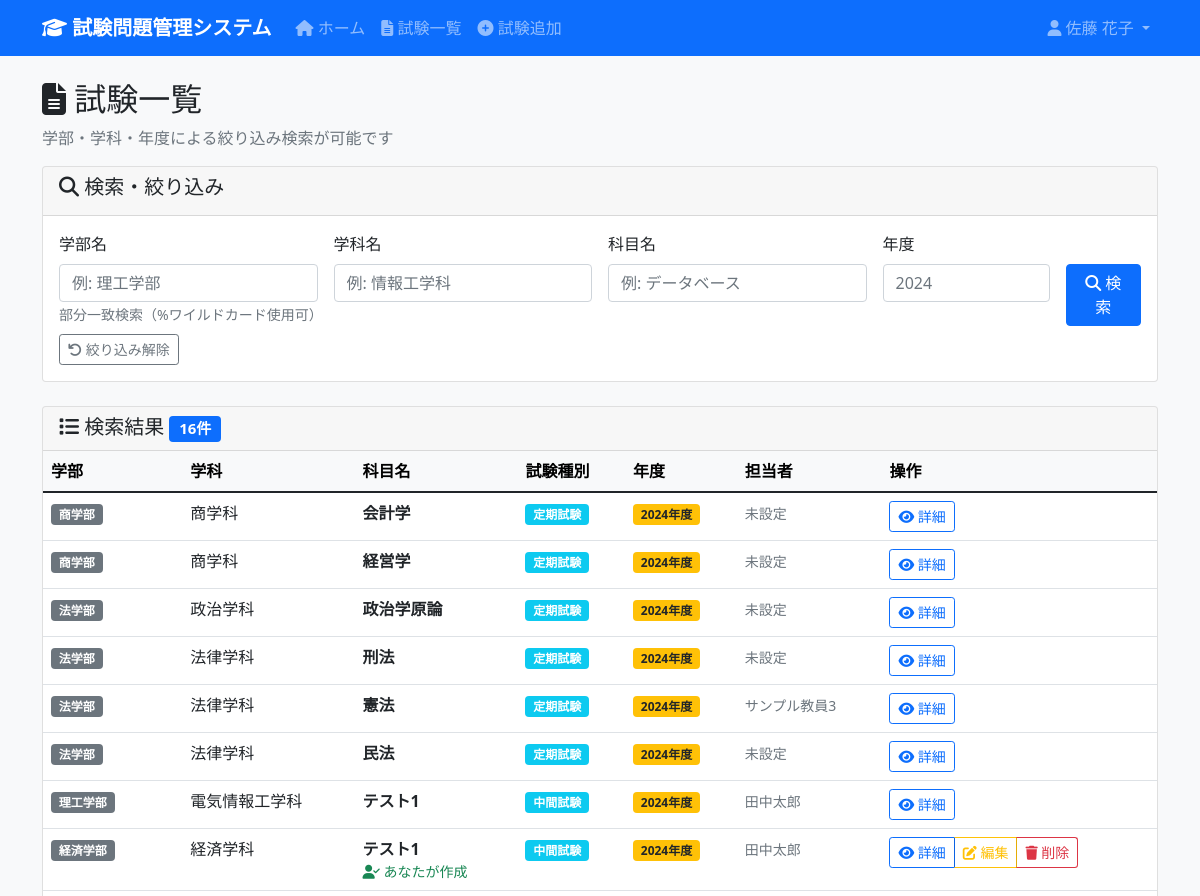
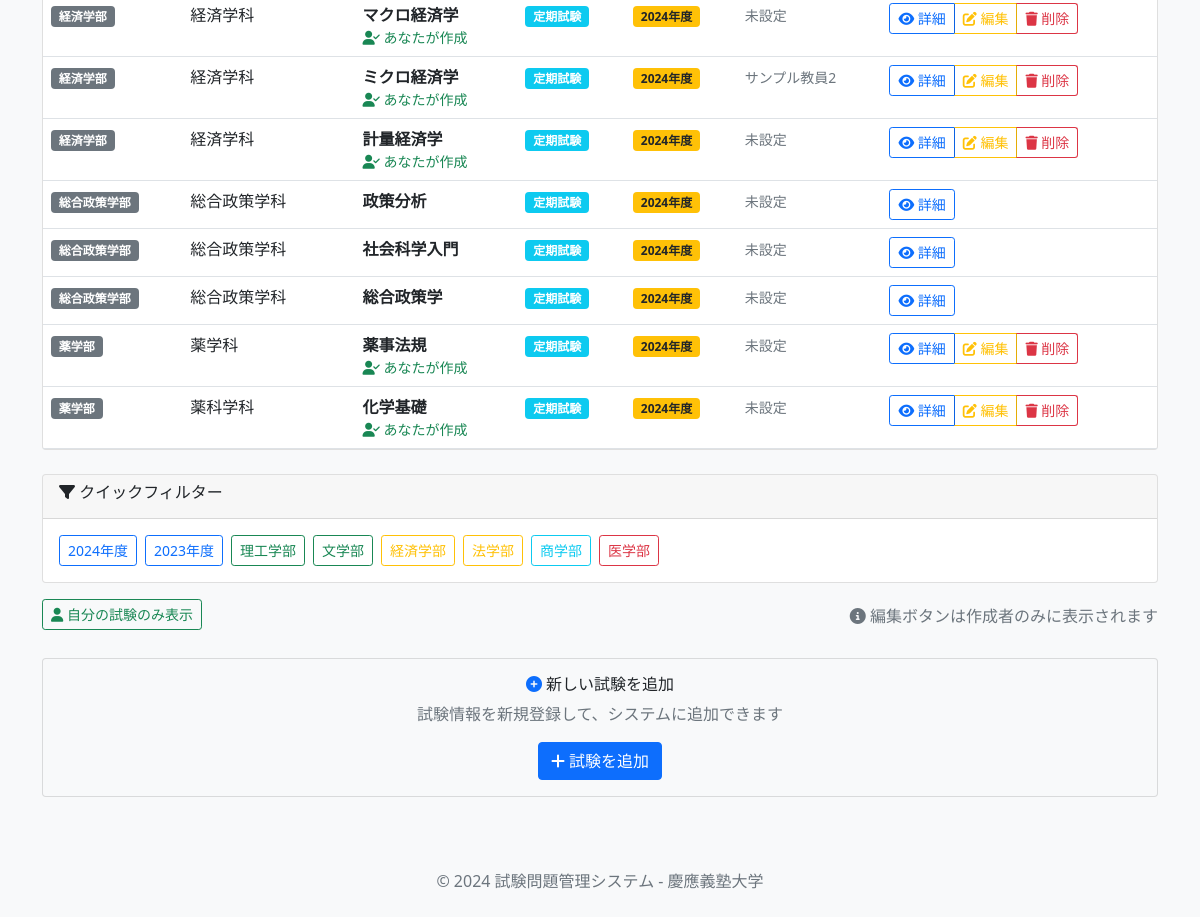
Page /exams (signed in) on the committed database (2 pictures, top to bottom).
### tables this page shows
CREATE TABLE Exams (
                exam_id INTEGER PRIMARY KEY AUTOINCREMENT,
                subject_id INTEGER NOT NULL,
                exam_type_id INTEGER NOT NULL,
                exam_year INTEGER NOT NULL,
                instructions TEXT,
                created_by INTEGER,
                created_at DATETIME DEFAULT CURRENT_TIMESTAMP,
                updated_at DATETIME DEFAULT CURRENT_TIMESTAMP,
                FOREIGN KEY (subject_id) REFERENCES Subjects(subject_id),
                FOREIGN KEY (exam_type_id) REFERENCES ExamTypes(exam_type_id),
                FOREIGN KEY (created_by) REFERENCES Users(user_id) ON DELETE SET NULL,
                UNIQUE(subject_id, exam_type_id, exam_year)
            );

### app.py (the view)
@app.route('/exams')
@login_required
def exams() -> str:
    cur = get_db().cursor()
    exam_list = cur.execute('''
        SELECT
            e.exam_id,
            f.faculty_name,
            d.department_name,
            s.subject_name,
            et.exam_type_name,
            e.exam_year,
            GROUP_CONCAT(p.professor_name, ', ') AS professors,
            e.created_by
        FROM Exams e
        JOIN Subjects s ON e.subject_id = s.subject_id
        JOIN Departments d ON s.department_id = d.department_id
        JOIN Faculties f ON d.faculty_id = f.faculty_id
        JOIN ExamTypes et ON e.exam_type_id = et.exam_type_id
        LEFT JOIN ExamProfessors ep ON e.exam_id = ep.exam_id
        LEFT JOIN Professors p ON ep.professor_id = p.professor_id
        GROUP BY e.exam_id, f.faculty_name, d.department_name, s.subject_name, et.exam_type_name, e.exam_year, e.created_by
        ORDER BY e.exam_year DESC, f.faculty_name, d.department_name, s.subject_name
    ''').fetchall()
    return render_template('exams/list.html', exam_list=exam_list)

### app.py (called while the page is built)
def get_db() -> sqlite3.Connection:
    db = getattr(g, '_database', None)
    if db is None:
        db = g._database = sqlite3.connect(DATABASE)
        db.execute('PRAGMA foreign_keys = ON')
        db.row_factory = sqlite3.Row
    return db

@app.teardown_appcontext
def close_connection(exception: Optional[BaseException]) -> None:
    db = getattr(g, '_database', None)
    if db is not None:
        db.close()

def login_required(f):
    @wraps(f)
    def decorated_function(*args, **kwargs):
        if 'user_id' not in session:
            return redirect(url_for('login'))
        return f(*args, **kwargs)
    return decorated_function

### templates/exams/list.html (shortened to what this page needs)
{% extends "base.html" %}
{% block content %}
<div class="row">
    <div class="col-12">
        <h2>
            <i class="fas fa-file-alt"></i> 試験一覧
        </h2>
        <p class="text-muted">学部・学科・年度による絞り込み検索が可能です</p>
    </div>
</div>
<div class="row mb-4">
    <div class="col-12">
        <div class="card">
            <div class="card-header">
                <h5><i class="fas fa-search"></i> 検索・絞り込み</h5>
            </div>
            <div class="card-body">
                <form method="POST" action="{{ url_for('exams_filtered') }}">
                    <div class="row g-3">
                        <div class="col-md-3">
                            <label for="faculty_filter" class="form-label">学部名</label>
                            <input type="text" class="form-control" id="faculty_filter" name="faculty_filter"
                                   value="{{ faculty_filter or '' }}" placeholder="例: 理工学部">
                            <small class="form-text text-muted">部分一致検索（%ワイルドカード使用可）</small>
                        </div>
                        <div class="col-md-3">
                            <label for="department_filter" class="form-label">学科名</label>
                            <input type="text" class="form-control" id="department_filter" name="department_filter"
                                   value="{{ department_filter or '' }}" placeholder="例: 情報工学科">
                        </div>
                        <div class="col-md-3">
                            <label for="subject_filter" class="form-label">科目名</label>
                            <input type="text" class="form-control" id="subject_filter" name="subject_filter"
                                   value="{{ subject_filter or '' }}" placeholder="例: データベース">
                        </div>
                        <div class="col-md-2">
                            <label for="year_filter" class="form-label">年度</label>
                            <input type="number" class="form-control" id="year_filter" name="year_filter"
                                   value="{{ year_filter or '' }}" min="2020" max="2030" placeholder="2024">
                        </div>
                        <div class="col-md-1">
                            <label class="form-label">&nbsp;</label>
                            <button type="submit" class="btn btn-primary w-100 d-block">
                                <i class="fas fa-search"></i>
                                <span class="d-none d-lg-inline"> 検索</span>
                            </button>
                        </div>
                    </div>
                    <div class="row mt-2">
                        <div class="col-12">
                            <a href="{{ url_for('exams') }}" class="btn btn-outline-secondary btn-sm me-2">
                                <i class="fas fa-undo"></i> 絞り込み解除
                            </a>
                        </div>
                    </div>
                </form>
            </div>
        </div>
    </div>
</div>
<div class="row">
    <div class="col-12">
        {% if exam_list %}
            <div class="card">
                <div class="card-header d-flex justify-content-between align-items-center">
                    <h5 class="mb-0">
                        <i class="fas fa-list"></i> 検索結果
                        <span class="badge bg-primary">{{ exam_list|length }}件</span>
                    </h5>
                </div>
                <div class="card-body p-0">
                    <div class="table-responsive">
                        <table class="table table-hover mb-0">
                            <thead class="table-light">
                                <tr>
                                    <th>学部</th>
                                    <th>学科</th>
                                    <th>科目名</th>
                                    <th>試験種別</th>
                                    <th>年度</th>
                                    <th>担当者</th>
                                    <th>操作</th>
                                </tr>
                            </thead>
                            <tbody>
                                {% for exam in exam_list %}
                                <tr data-created-by="{{ exam[7] if exam[7] else '' }}">
                                    <td>
                                        <span class="badge bg-secondary">{{ exam[1] }}</span>
                                    </td>
                                    <td>{{ exam[2] }}</td>
                                    <td>
                                        <strong>{{ exam[3] }}</strong>
                                        {% if session.user_id and exam[7] == session.user_id %}
                                            <small class="text-success d-block my-creation-mark">
                                                <i class="fas fa-user-check"></i> あなたが作成
                                            </small>
                                        {% endif %}
                                    </td>
                                    <td>
                                        <span class="badge bg-info">{{ exam[4] }}</span>
                                    </td>
                                    <td>
                                        <span class="badge bg-warning text-dark">{{ exam[5] }}年度</span>
                                    </td>
                                    <td>
                                        {% if exam[6] %}
                                            <small class="text-muted">{{ exam[6] }}</small>
                                        {% else %}
                                            <small class="text-muted">未設定</small>
                                        {% endif %}
                                    </td>
                                    <td>
                                        <div class="btn-group" role="group">
                                            <a href="{{ url_for('exam_detail', exam_id=exam[0]) }}"
                                               class="btn btn-sm btn-outline-primary">
                                                <i class="fas fa-eye"></i> 詳細
                                            </a>
                                            {% if session.user_id and exam[7] == session.user_id %}
                                                <a href="{{ url_for('exam_edit', exam_id=exam[0]) }}"
                                                   class="btn btn-sm btn-outline-warning"
                                                   title="あなたが作成した試験です">
                                                    <i class="fas fa-edit"></i> 編集
                                                </a>
                                                <button type="button"
                                                        class="btn btn-sm btn-outline-danger exam-delete-btn"
                                                        data-exam-id="{{ exam[0] }}"
                                                        data-subject-name="{{ exam[3] }}"
                                                        data-exam-type="{{ exam[4] }}"
                                                        data-exam-year="{{ exam[5] }}"
                                                        data-faculty="{{ exam[1] }}"
                                                        data-department="{{ exam[2] }}"
                                                        data-professor="{{ exam[6] or '' }}"
                                                        title="試験を削除"
                                                        onclick="openDeleteModal(this)">
                                                    <i class="fas fa-trash"></i> 削除
                                                </button>
                                            {% endif %}
                                        </div>
                                    </td>
                                </tr>
                                {% endfor %}
                            </tbody>
                        </table>
                    </div>
                </div>
            </div>
        {% endif %}
    </div>
</div>
{% if exam_list %}
<div class="row mt-4">
    <div class="col-12">
        <div class="card">
            <div class="card-header">
                <h6><i class="fas fa-filter"></i> クイックフィルター</h6>
            </div>
            <div class="card-body">
                <div class="d-none d-md-flex flex-wrap gap-2">
                    <button type="button" class="btn btn-outline-primary btn-sm" onclick="filterByYear(2024)">2024年度</button>
                    <button type="button" class="btn btn-outline-primary btn-sm" onclick="filterByYear(2023)">2023年度</button>
                    <button type="button" class="btn btn-outline-success btn-sm" onclick="filterByFaculty('理工学部')">理工学部</button>
                    <button type="button" class="btn btn-outline-success btn-sm" onclick="filterByFaculty('文学部')">文学部</button>
                    <button type="button" class="btn btn-outline-warning btn-sm" onclick="filterByFaculty('経済学部')">経済学部</button>
                    <button type="button" class="btn btn-outline-warning btn-sm" onclick="filterByFaculty('法学部')">法学部</button>
                    <button type="button" class="btn btn-outline-info btn-sm" onclick="filterByFaculty('商学部')">商学部</button>
                    <button type="button" class="btn btn-outline-danger btn-sm" onclick="filterByFaculty('医学部')">医学部</button>
                </div>
            </div>
        </div>
    </div>
</div>
{% endif %}
<div class="row mt-3">
    <div class="col-12">
        <div class="d-flex justify-content-between align-items-center">
            <div>
                <button type="button" class="btn btn-outline-success btn-sm" onclick="toggleMyExams()">
                    <i class="fas fa-user"></i> 自分の試験のみ表示
                </button>
            </div>
            <div>
                <span class="text-muted">
                    <i class="fas fa-info-circle"></i>
                    編集ボタンは作成者のみに表示されます
                </span>
            </div>
        </div>
    </div>
</div>
<div class="row mt-4">
    <div class="col-12">
        <div class="card bg-light">
            <div class="card-body text-center">
                <h6><i class="fas fa-plus-circle text-primary"></i> 新しい試験を追加</h6>
                <p class="text-muted mb-3">試験情報を新規登録して、システムに追加できます</p>
                <a href="{{ url_for('exam_add') }}" class="btn btn-primary">
                    <i class="fas fa-plus"></i> 試験を追加
                </a>
            </div>
        </div>
    </div>
</div>
{% endblock %}

### templates/base.html (style rules this page uses)
body { background-color: #f8f9fa; }

### templates/exams/list.html (style rules this page uses)
.form-label { font-weight: 500; margin-bottom: 0.5rem; }
.card-body form { margin-bottom: 0; }
.btn-group-vertical .btn, .d-flex .btn { margin-bottom: 0.25rem; }
.my-creation-mark { font-weight: 500; }
.btn-group .btn { margin-left: 0; }
.btn-group .btn:not(:first-child) { border-left: 1px solid rgba(0,0,0,0.1); }

### rows in the picture
Exams: exam "商学部", exam "商学科", exam "会計学", exam "定期試験", exam_year "2024", shows "未設定"
Exams: exam "商学部", exam "商学科", exam "経営学", exam "定期試験", exam_year "2024", shows "未設定"
Exams: exam "法学部", exam "政治学科", exam "政治学原論", exam "定期試験", exam_year "2024", shows "未設定"
Exams: exam "法学部", exam "法律学科", exam "刑法", exam "定期試験", exam_year "2024", shows "未設定"
Exams: exam "法学部", exam "法律学科", exam "憲法", exam "定期試験", exam_year "2024", exam "サンプル教員3"
Exams: exam "法学部", exam "法律学科", exam "民法", exam "定期試験", exam_year "2024", shows "未設定"
Exams: exam "理工学部", exam "電気情報工学科", exam "テスト1", exam "中間試験", exam_year "2024", exam "田中太郎"
Exams: exam "経済学部", exam "経済学科", exam "テスト1", shows "あなたが作成", exam "中間試験", exam_year "2024", exam "田中太郎"
Exams: exam "経済学部", exam "経済学科", exam "マクロ経済学", shows "あなたが作成", exam "定期試験", exam_year "2024", shows "未設定"
Exams: exam "経済学部", exam "経済学科", exam "ミクロ経済学", shows "あなたが作成", exam "定期試験", exam_year "2024", exam "サンプル教員2"
Exams: exam "経済学部", exam "経済学科", exam "計量経済学", shows "あなたが作成", exam "定期試験", exam_year "2024", shows "未設定"
Exams: exam "総合政策学部", exam "総合政策学科", exam "政策分析", exam "定期試験", exam_year "2024", shows "未設定"
Exams: exam "総合政策学部", exam "総合政策学科", exam "社会科学入門", exam "定期試験", exam_year "2024", shows "未設定"
Exams: exam "総合政策学部", exam "総合政策学科", exam "総合政策学", exam "定期試験", exam_year "2024", shows "未設定"
Exams: exam "薬学部", exam "薬学科", exam "薬事法規", shows "あなたが作成", exam "定期試験", exam_year "2024", shows "未設定"
Exams: exam "薬学部", exam "薬科学科", exam "化学基礎", shows "あなたが作成", exam "定期試験", exam_year "2024", shows "未設定"

### other values in the picture
{{ session.full_name }} "佐藤 花子"
{{ exam_list|length }} "16"
